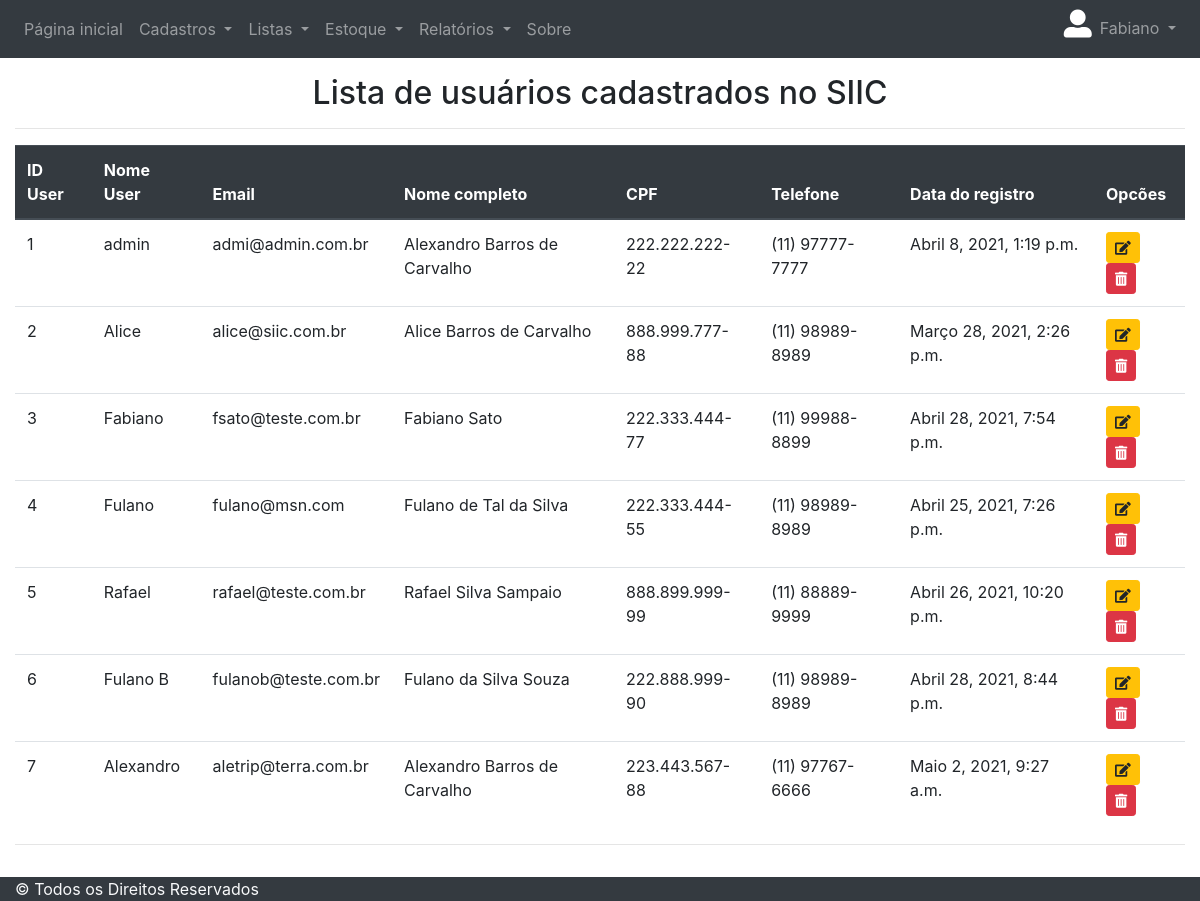
/listar/usuarios/ (signed in), run on an earlier commit of the app's database.
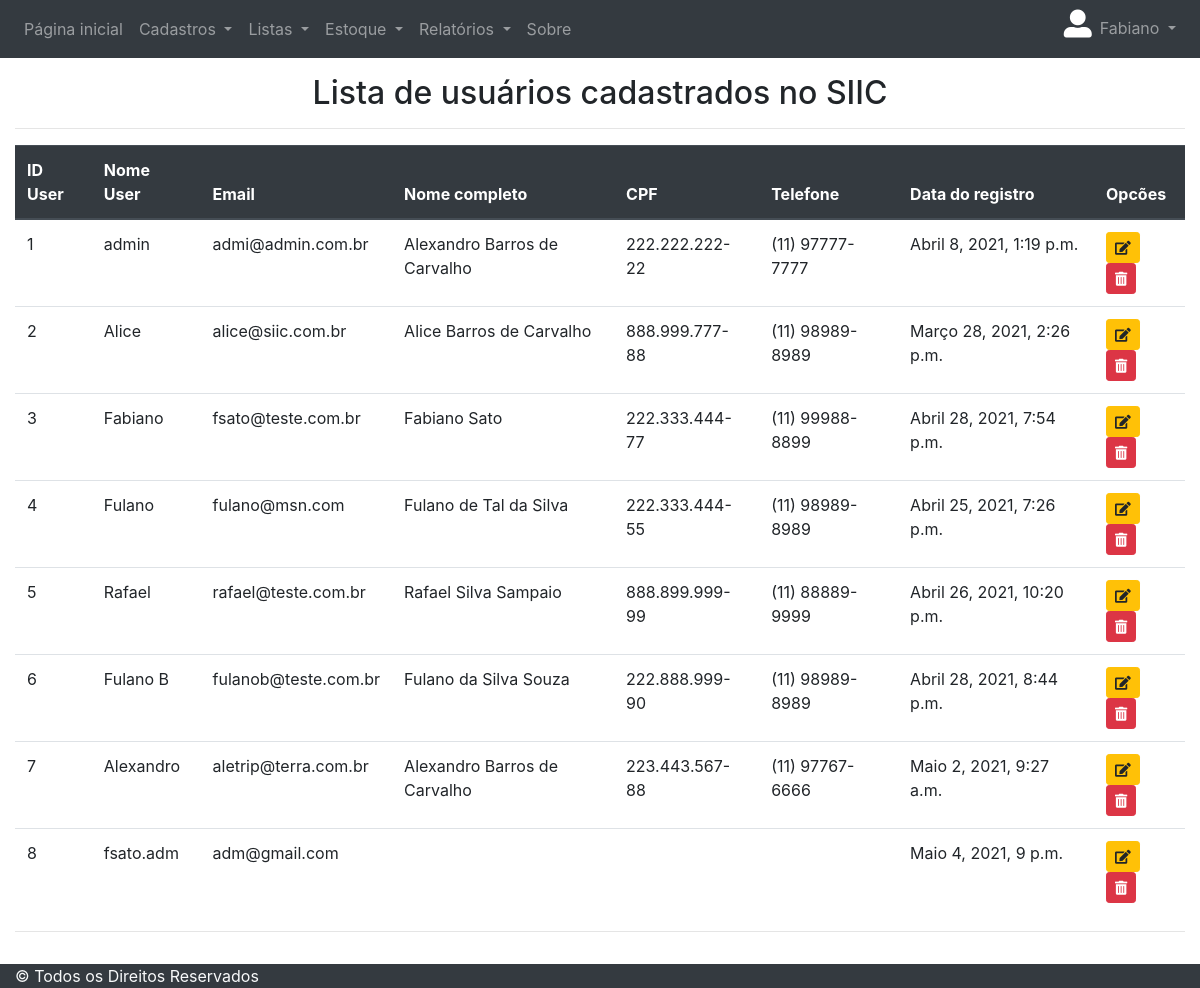
And on a later commit of the database.
### usuarios/models.py (models this page shows, shortened)
class Usuario(AbstractBaseUser, PermissionsMixin):
    nome_completo = models.CharField(
        max_length=255, verbose_name='Nome completo')
    cpf = models.CharField(max_length=14, verbose_name='CPF')
    username = models.CharField(
        max_length=50, unique=True, verbose_name="Nome de usuário")
    email = models.EmailField(verbose_name='email',
                              max_length=255, unique=True)
    telefone = models.CharField(max_length=15, verbose_name='Telefone')
    date_joined = models.DateTimeField(verbose_name="data de registro",
                                       auto_now=True)
    last_login = models.DateTimeField(
        verbose_name='ultimo login', auto_now=True)
    is_admin = models.BooleanField(default=False)
    is_active = models.BooleanField(default=True)
    is_staff = models.BooleanField(default=False)
    is_superuser = models.BooleanField(default=False)
    USERNAME_FIELD = 'username'
    EMAIL_FIELD = 'email'
    REQUIRED_FIELDS = ['email']
    objects = Administrador()
    def __str__(self):
        return self.username
    class meta:
        ordering = ('username',)

### cadastros/views.py (the view)
# urls.py: path('listar/usuarios/', UsuarioList.as_view(), name='listar-usuarios'),
class UsuarioList(GroupRequiredMixin, LoginRequiredMixin, ListView):
    group_required = u"Adm"
    login_url = reverse_lazy('login')
    model = Usuario
    template_name = 'cadastros/listas/usuarios.html'

### cadastros/templates/cadastros/listas/usuarios.html (shortened to what this page needs)
{% extends 'paginas/modelo.html' %}
{% load static %}
{% block conteudo %}
<p>
    <h2 align=center>Lista de usuários cadastrados no SIIC</h2>
</p>
<div class="container-fluid">
    <hr>
    <div class="table table-responsive">
        <table class="table table-hover" id='tabela_listar_usuario'>
            <thead class="thead-dark">
                <tr>
                    <th>ID User</th>
                    <th>Nome User</th>
                    <th>Email</th>
                    <th>Nome completo</th>
                    <th>CPF</th>
                    <th>Telefone</th>
                    <th>Data do registro</th>
                    <th>Opcões</th>
                </tr>
            </thead>
            <tbody>
                {% for Usuario in object_list %}
                <tr>
                    <td>{{Usuario.pk}}</td>
                    <td>{{Usuario.username}}</td>
                    <td>{{Usuario.email}}</td>
                    <td>{{Usuario.nome_completo}}</td>
                    <td>{{Usuario.cpf}}</td>
                    <td>{{Usuario.telefone}}</td>
                    <td>{{Usuario.date_joined}}</td>
                    <td>
                        <a href="{% url 'editar-usuario' Usuario.pk %}" class="btn btn-warning btn-sm" title="Editar"><i
                                class="fas fa-edit" aria-hidden="true"></i></a>
                        <a href="{% url 'excluir-usuario' Usuario.pk %}" class="btn btn-danger btn-sm"
                            title="Excluir"><i class="fas fa-trash-alt" aria-hidden="true"></i></a>
                    </td>
                </tr>
                {% empty %}
                <tr>
                    <td colspan="4">Nenhum campo registrado</td>
                </tr>
                {% endfor %}
            </tbody>
        </table>
        <hr>
    </div>
</div>
{% endblock conteudo %}

### paginas/templates/paginas/modelo.html (shortened to what this page needs)
{% load static %}
<!DOCTYPE HTML>
<html lang="”pt-br”">
<head>
    <link rel="stylesheet" href="{% static 'css/style.css' %}">
    <link rel="stylesheet" href="https://maxcdn.bootstrapcdn.com/bootstrap/4.5.2/css/bootstrap.min.css">
    <link rel="stylesheet" href="https://cdnjs.cloudflare.com/ajax/libs/font-awesome/5.15.2/css/all.min.css"
 />
    <link rel="stylesheet" type="text/css" href="https://cdn.datatables.net/v/bs4/dt-1.10.24/datatables.min.css" />
    <link href="https://cdnjs.cloudflare.com/ajax/libs/select2/4.0.6-rc.0/css/select2.min.css" rel="stylesheet" />
</head>
<body>
    {% block menu %}
    <nav class="navbar  navbar-expand-sm bg-dark navbar-dark navbar-fixed-top"
        style="position: relative; z-index: 999;">
        <div class="collapse navbar-collapse" id="collapsibleNavbar">
            <ul class="navbar-nav">
                {% if request.user.is_authenticated %}
                <li class="nav-item">
                    <a class="nav-link" href="{% url 'inicio' %}">Página inicial</a>
                </li>
                {% endif%}
                {% if request.user.is_authenticated %}
                <li class="nav-item dropdown">
                    <a class="nav-link dropdown-toggle" href="#" id="Cadastros" data-toggle="dropdown">
                        Cadastros
                    </a>
                </li>
                {% endif %}
                {% if request.user.is_authenticated %}
                <li class="nav-item dropdown">
                    <a class="nav-link dropdown-toggle" href="#" id="Listas" data-toggle="dropdown">
                        Listas
                    </a>
                </li>
                {% endif %}
                {% if request.user.is_authenticated %}
                <li class="nav-item dropdown">
                    <a class="nav-link dropdown-toggle" href="#" id="Listas" data-toggle="dropdown">
                        Estoque
                    </a>
                </li>
                {% endif%}
                {% if request.user.is_authenticated %}
                <li class="nav-item dropdown">
                    <a class="nav-link dropdown-toggle" href="#" id="relatorio" data-toggle="dropdown">
                        Relatórios
                    </a>
                </li>
                {% endif %}
                <li class="nav-item">
                    <a class="nav-link" href="{% url 'sobre' %}">Sobre</a>
                </li>
            </ul>
        </div>
        {% if request.user.is_authenticated %}
        <ul class="nav navbar-nav navbar-right">
            <li class="nav-item">
                <h3>
                    <i class="fas fa-user-alt" style="color:white"></i>
                </h3 </li> <li>
            <li class="nav-item dropdown">
                <a class="nav-link dropdown-toggle" href="#" id="Listas" data-toggle="dropdown">
                    <span id="username">{{ request.user }}</span>
                </a>
            </li>
        </ul>
        {% endif %}
    </nav>
    {% endblock menu %}
    {% if request.user.is_authenticated %}
    {% block conteudo %}{% endblock conteudo %}
        {% endif %}
        {% if request.user.is_authenticated %}
        {% block rodape_nome %}
        <div class="bg-dark text-left container-fluid text-light">
            &copy; Todos os Direitos Reservados
        </div>
        {% endblock rodape_nome %}
        {% endif %}
</body>
</html>

What changed in the data, as far as the page shows it:
added Usuario: pk "8", username "fsato.adm", email "adm@gmail.com", date_joined "Maio 4, 2021, 9 p.m."
